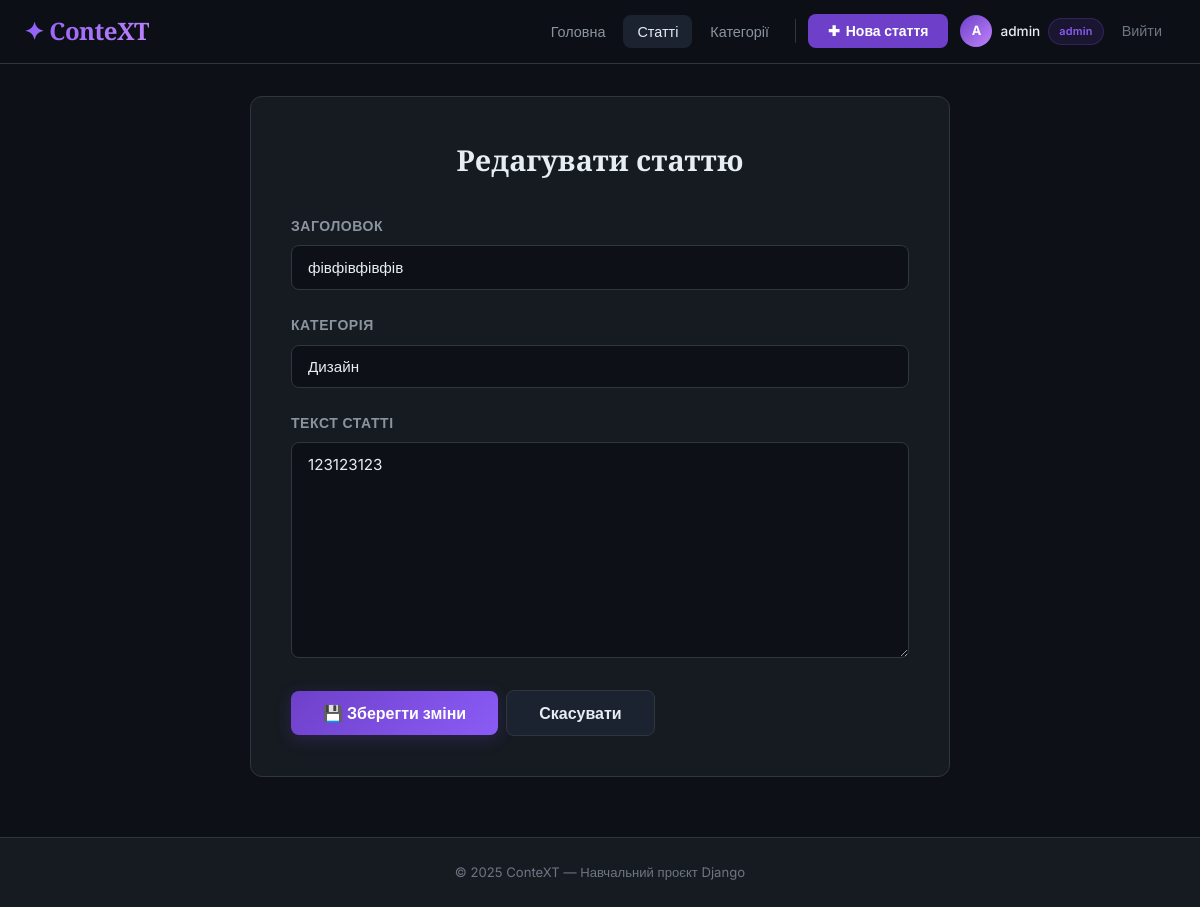
Screenshot of /articles/7/edit/ (signed in) with the database file from the repository.
### blog/models.py (models this page shows, shortened)
class Article(models.Model):
    title = models.CharField(max_length=300, verbose_name='Заголовок')
    content = models.TextField(verbose_name='Текст')
    published_at = models.DateTimeField(auto_now_add=True, verbose_name='Дата публікації')
    updated_at = models.DateTimeField(auto_now=True, verbose_name='Дата оновлення')
    category = models.ForeignKey(
        Category,
        on_delete=models.SET_NULL,
        null=True,
        blank=True,
        related_name='articles',
        verbose_name='Категорія'
    )
    author = models.ForeignKey(
        User,
        on_delete=models.CASCADE,
        related_name='articles',
        verbose_name='Автор'
    )
    class Meta:
        verbose_name = 'Стаття'
        verbose_name_plural = 'Статті'
        ordering = ['-published_at']

### blog/views.py (the view)
# urls.py: path('articles/<int:pk>/edit/', views.article_edit, name='article_edit'),
@login_required
def article_edit(request, pk):
    article = get_object_or_404(Article, pk=pk)
    if request.user != article.author and not request.user.is_staff:
        return HttpResponseForbidden('У вас немає прав для редагування цієї статті.')
    if request.method == 'POST':
        form = ArticleForm(request.POST, instance=article)
        if form.is_valid():
            form.save()
            messages.success(request, 'Статтю оновлено!')
            return redirect('blog:article_detail', pk=pk)
    else:
        form = ArticleForm(instance=article)
    return render(request, 'blog/article_form.html', {
        'form': form,
        'title': 'Редагувати статтю',
        'article': article,
    })

### blog/forms.py
class ArticleForm(forms.ModelForm):
    class Meta:
        model = Article
        fields = ['title', 'content', 'category']
        widgets = {
            'title': forms.TextInput(attrs={'class': 'form-control', 'placeholder': 'Введіть заголовок статті'}),
            'content': forms.Textarea(attrs={'class': 'form-control', 'rows': 10, 'placeholder': 'Введіть текст статті'}),
            'category': forms.Select(attrs={'class': 'form-select'}),
        }
        labels = {
            'title': 'Заголовок',
            'content': 'Текст статті',
            'category': 'Категорія',
        }

### blog/models.py (called while the page is built)
    def __str__(self):
        return self.name

### templates/blog/article_form.html (shortened to what this page needs)
{% extends 'blog/base.html' %}
{% block content %}
<div class="form-card">
  <h1 class="form-title">{{ title }}</h1>
  <form method="post" novalidate>
    <div class="form-group">
      <label class="form-label" for="{{ form.title.id_for_label }}">Заголовок</label>
      {{ form.title }}
    </div>
    <div class="form-group">
      <label class="form-label" for="{{ form.category.id_for_label }}">Категорія</label>
      {{ form.category }}
    </div>
    <div class="form-group">
      <label class="form-label" for="{{ form.content.id_for_label }}">Текст статті</label>
      {{ form.content }}
    </div>
    <div class="btn-group" style="margin-top:8px;">
      <button type="submit" class="btn btn-primary btn-lg">
        {% if article %}💾 Зберегти зміни{% else %}✚ Опублікувати статтю{% endif %}
      </button>
      {% if article %}
        <a href="{% url 'blog:article_detail' article.pk %}" class="btn btn-secondary btn-lg">Скасувати</a>
      {% else %}
        <a href="{% url 'blog:article_list' %}" class="btn btn-secondary btn-lg">Скасувати</a>
      {% endif %}
    </div>
  </form>
</div>
{% endblock %}

### templates/blog/base.html (shortened to what this page needs)
<!DOCTYPE html>
<html lang="uk">
<head>
  {% load static %}
  <link rel="stylesheet" href="{% static 'css/style.css' %}"/>
</head>
<body>
<nav class="navbar">
  <div class="navbar-inner">
    <a href="{% url 'blog:home' %}" class="navbar-brand">✦ ConteXT</a>
    <ul class="navbar-nav">
      <li><a href="{% url 'blog:home' %}" class="nav-link {% if request.resolver_match.url_name == 'home' %}active{% endif %}">Головна</a></li>
      <li><a href="{% url 'blog:article_list' %}" class="nav-link {% if 'article' in request.resolver_match.url_name %}active{% endif %}">Статті</a></li>
      <li><a href="{% url 'blog:category_list' %}" class="nav-link {% if 'category' in request.resolver_match.url_name %}active{% endif %}">Категорії</a></li>
      <li><div class="nav-divider"></div></li>
      {% if user.is_authenticated %}
        <li>
          <a href="{% url 'blog:article_create' %}" class="btn btn-nav-primary">
            <span>✚</span> <span>Нова стаття</span>
          </a>
        </li>
        <li style="margin-left:8px;">
          <div class="navbar-user">
            <div class="avatar">{{ user.username|first|upper }}</div>
            <span style="color:var(--text-primary); font-weight:500;">{{ user.username }}</span>
            {% if user.is_staff %}<span class="badge badge-category" style="font-size:0.68rem;">admin</span>{% endif %}
          </div>
        </li>
        <li>
          <form method="post" action="{% url 'blog:logout' %}" style="display:inline;">
            <button type="submit" class="nav-link" style="background:none;border:none;cursor:pointer;color:var(--text-muted);">Вийти</button>
          </form>
        </li>
      {% else %}
        <li><a href="{% url 'blog:login' %}" class="nav-link">Увійти</a></li>
        <li><a href="{% url 'blog:register' %}" class="btn btn-nav-primary"><span>Реєстрація</span></a></li>
      {% endif %}
    </ul>
  </div>
</nav>
<main class="page-wrapper">
  <div class="container">
    {% block content %}{% endblock %}
  </div>
</main>
<footer class="footer">
  <div class="container">
    <span>© 2025 ConteXT — Навчальний проєкт Django</span>
  </div>
</footer>
</body>
</html>

### rows the page displays
Article: title "фівфівфівфів", category "Дизайн", content "123123123"

### other values shown
{{ user.username|first|upper }} "A"
{{ user.username }} "admin"
{{ title }} "Редагувати статтю"
